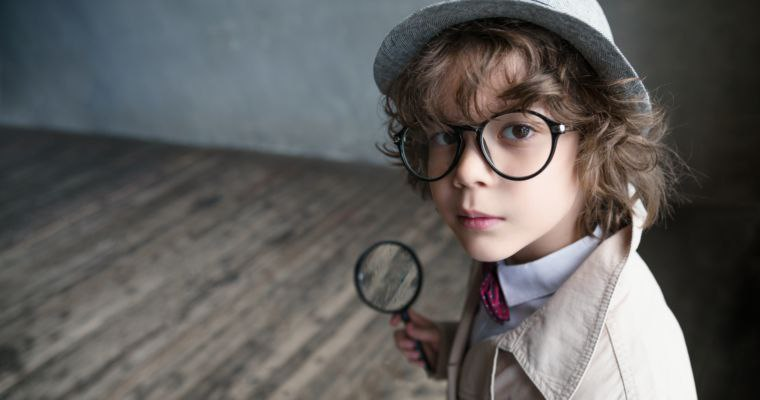
#> input picture Images/4.jpg, 760 x 400 px, found by its file name
$ python task2.py
#> lines starting #> are read from the running program, lines starting #| are printed output that depends on the picture
import cv2 as cv
import numpy as np

img_path = "./Images/4.jpg"

img = cv.imread(img_path)
#> img is the input picture: shape (400, 760, 3); mean B, G, R 93.1, 94.7, 96.7

red  =  np.full((img.shape), 50 , dtype = 'uint8')

red[ : , : ,  : 2] = 0

final = red + img
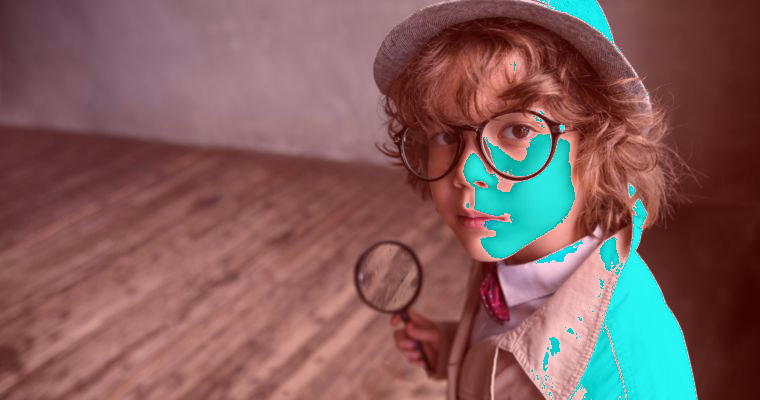
#> final: shape (400, 760, 3); mean B, G, R 93.1, 94.7, 128.9

cv.imshow("final " , final)
cv.imshow("img" , img)
cv.imshow("red" , red)
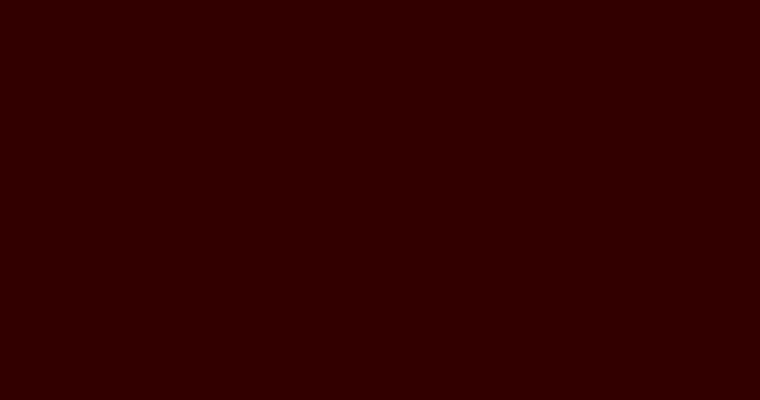
#> window 'red': shape (400, 760, 3); mean B, G, R 0, 0, 50
cv.waitKey(0)

print(red)

$ run again, with Images/1.jpg copied over Images/4.jpg
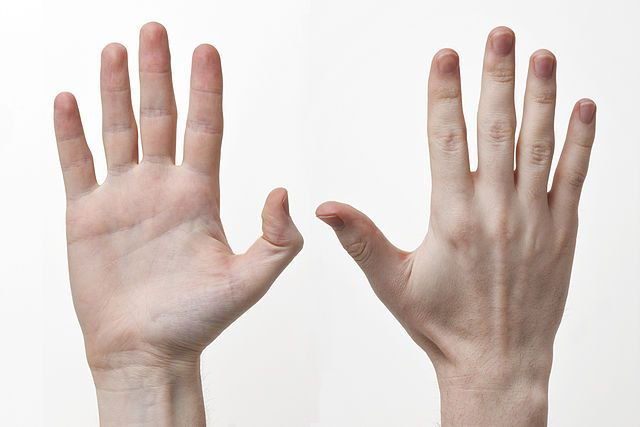
#> input picture Images/1.jpg, 640 x 427 px, found by its file name
#> img is the input picture: shape (427, 640, 3); mean B, G, R 201.4, 206.4, 218.2
#> `final = red + img`:
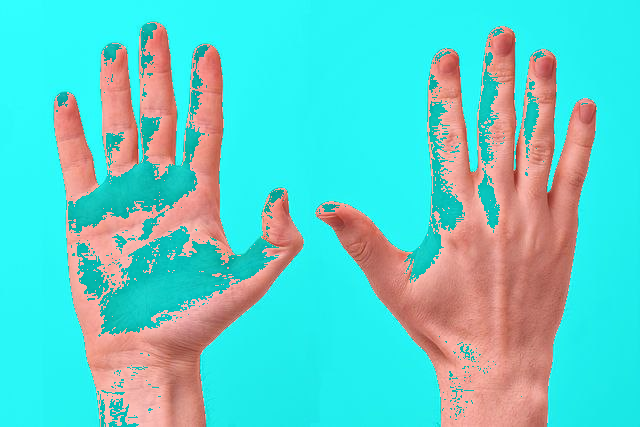
#> final: shape (427, 640, 3); mean B, G, R 201.4, 206.4, 94.5

$ run again, with Images/2.jpg copied over Images/4.jpg
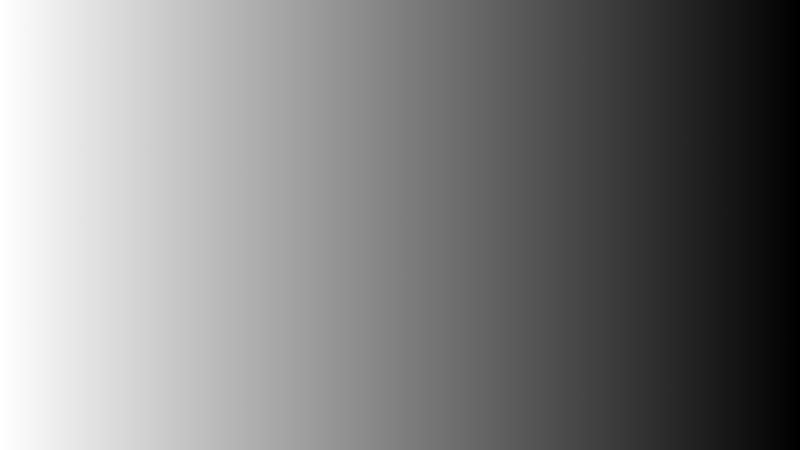
#> input picture Images/2.jpg, 800 x 450 px, found by its file name
#> img is the input picture: shape (450, 800, 3); min 0, max 255, mean 127.5
#> `final = red + img`:
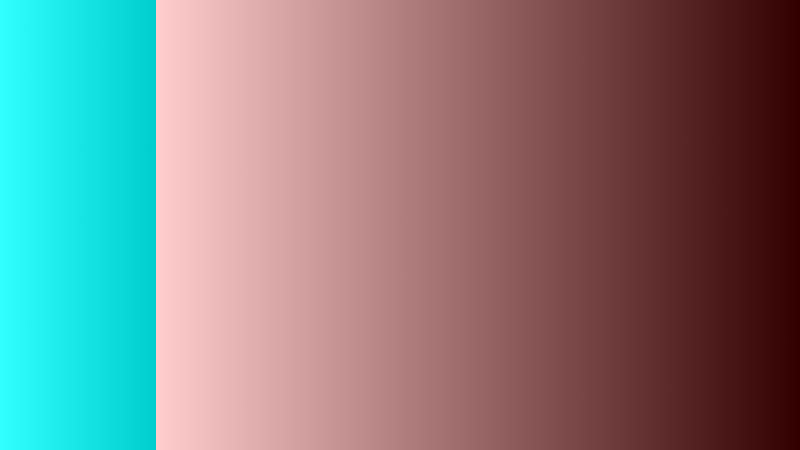
#> final: shape (450, 800, 3); mean B, G, R 127.5, 127.5, 127.5
